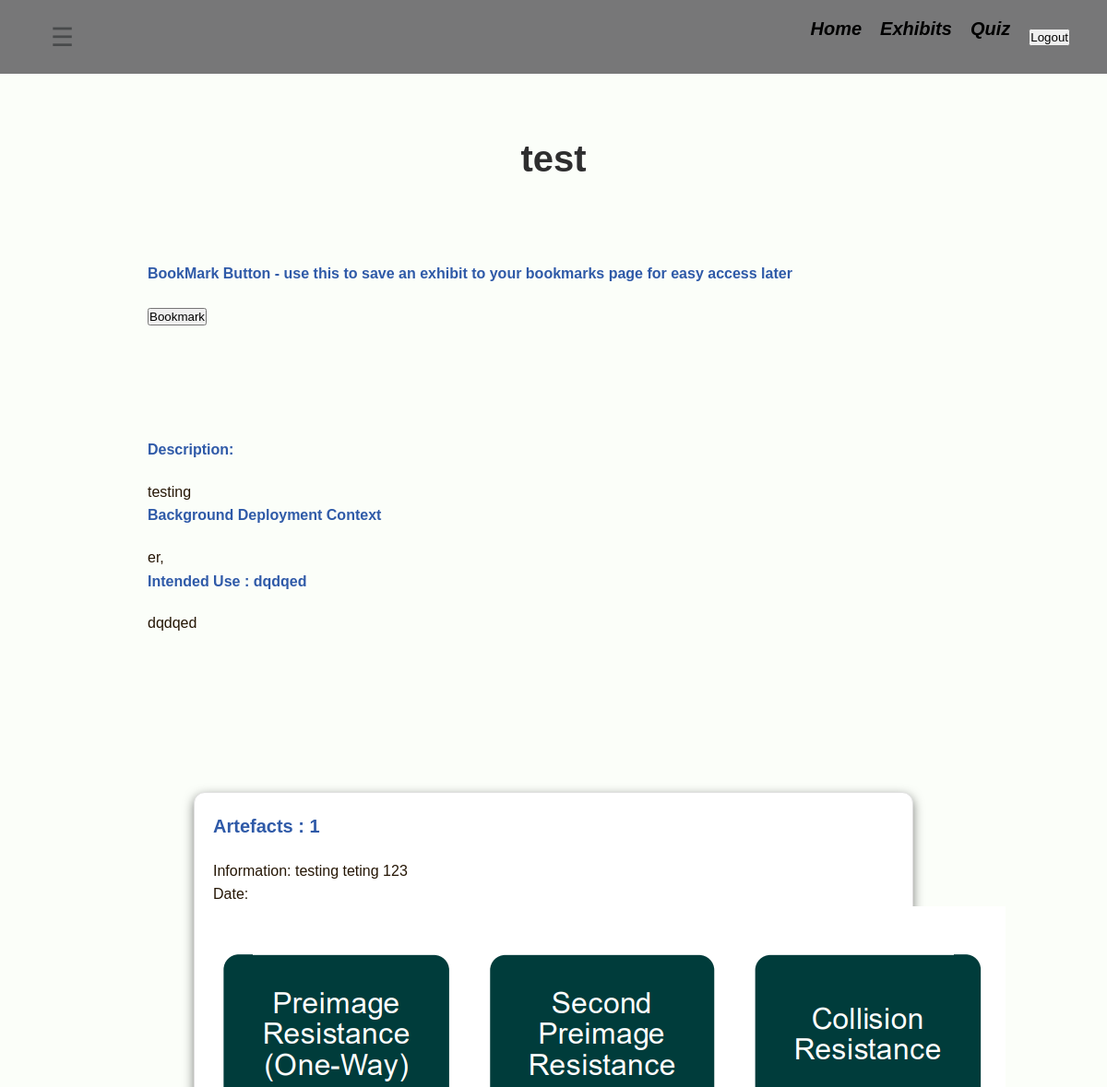
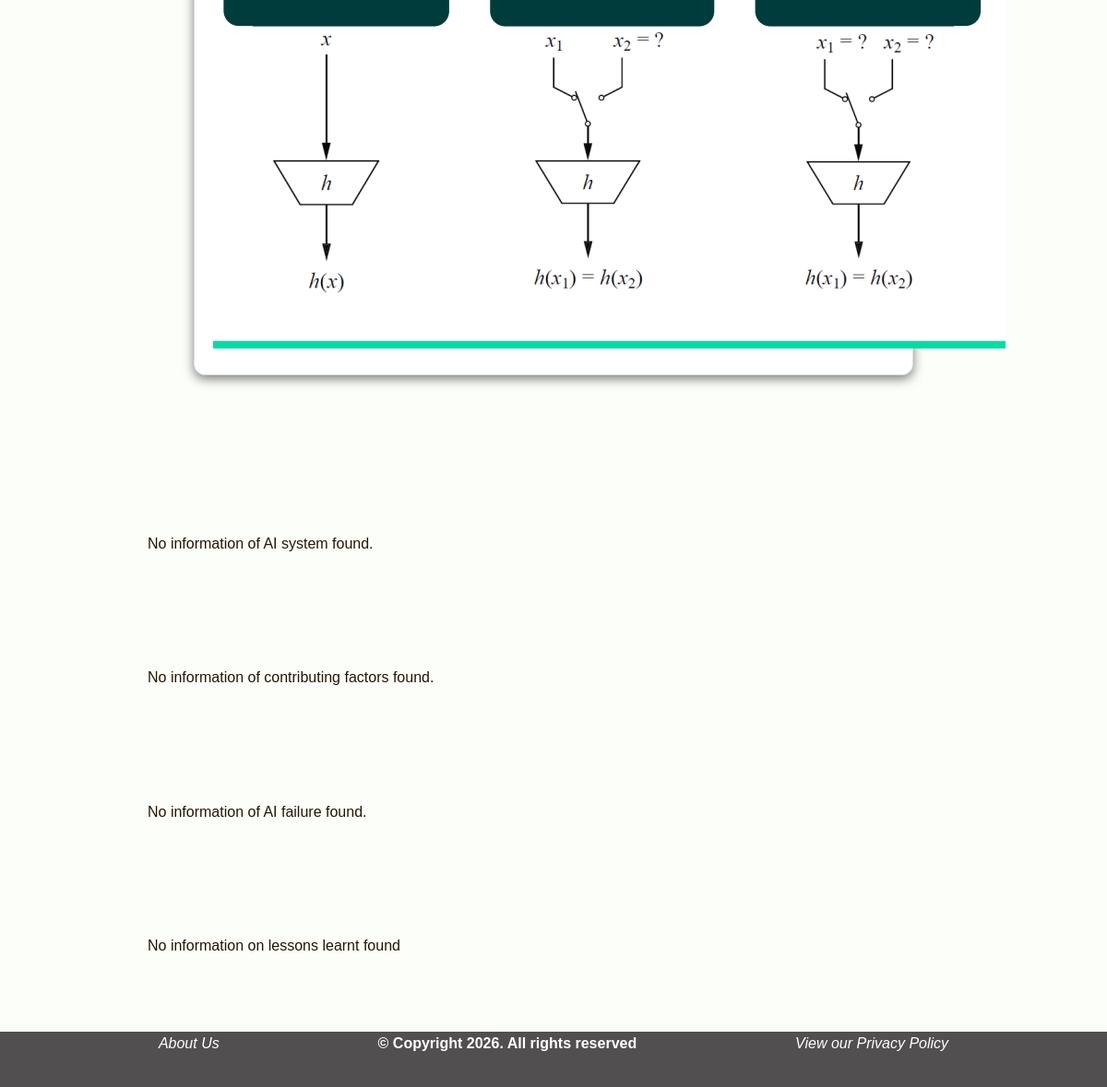
Page /exhibit/1/ (signed in) on the committed database (2 pictures, top to bottom).
### museumApp/models.py (models this page shows, shortened)
class Exhibit(models.Model):
    exhibitId = models.AutoField(db_column='exhibitId', primary_key=True)
    title = models.TextField(db_column='title', blank=True, null=False)
    domain = models.TextField(db_column='domain', blank=True, null=False)
    backgroundDeploymentContext = models.TextField(db_column='backgroundDeploymentContext', blank=True, null=False)
    intededUse = models.TextField(db_column='intededUse', blank=True, null=False)
    viewNumber = models.IntegerField(db_column='viewNumber', blank=True, null=False)
    class Meta:
        managed = True
        db_table = 'Exhibit'

class Artefact(models.Model):
    artefactId = models.AutoField(db_column='artefactId', primary_key=True)
    info = models.CharField(db_column='info', max_length=255, blank=True, null=False)
    artefactDate = models.DateField(db_column='artefactDate', blank=True, null=False)
    artefactObjectPath = models.ImageField(db_column='artefactObjectPath', blank=True, null=False, upload_to='ArtefactImages/')
    exhibitId = models.ForeignKey(Exhibit, on_delete=models.CASCADE)
    class Meta:
        managed = True
        db_table = 'Artefact'

### museumApp/views_frontend.py (the view)
@login_required
def single_exhibit(request,  exhibitId):
    exhibit = get_object_or_404(Exhibit, exhibitId=exhibitId)
    artefacts = Artefact.objects.filter(exhibitId=exhibit)
    ai_description = AiSystemDescription.objects.filter(exhibitId=exhibit).first()
    contributing_factors = ContributingFactors.objects.filter(exhibitId=exhibit).first()
    failures = FailureDescription.objects.filter(exhibitId=exhibit).first()
    lessons = LessonsLearned.objects.filter(exhibitId=exhibit).first()
    exhibit.viewNumber += 1
    exhibit.save()
    return render(request, "pages/single_exhibit.html", {
        "exhibit": exhibit,
        "artefacts": artefacts,
        "ai_description": ai_description,
        "contributing_factors": contributing_factors,
        "failures": failures,
        "lessons": lessons,
    })

### museumApp/templates/pages/single_exhibit.html (shortened to what this page needs)
{% extends "base.html" %}
{%block content %}
    <h1> {{exhibit.title}}</h1>
    <section class = "single-exhibit">
        <h3> BookMark Button - use this to save an exhibit to your bookmarks page for easy access later </h3>
        <button onclick="bookmarkExhibit({{ exhibit.exhibitId }})">Bookmark</button>
    </section>
    <section class="single-exhibit">
        <h3> Description: </h3>
        <p> {{exhibit.domain}}</p>
        <h3> Background Deployment Context</h3>
        <p>{{exhibit.backgroundDeploymentContext}}</p>
        <h3>Intended Use : {{exhibit.intededUse}}</h3>
        <p> {{exhibit.intededUse}}</p>
    </section>
    <section class="single-exhibit">
        {% if artefacts %}
            <ul class="exhibits-grid">
                {% for artefact in artefacts %}
                <li class="exhibit-card">
                    <h2> Artefacts : {{artefact.artefactId}}</h2>
                    <p> Information: {{artefact.info}}</p>
                    <p>Date: {{artefact.backgroundDeploymentContext}}</p>
                    <img src="{{ artefact.artefactObjectPath.url }}">
                </li>
                {% endfor %}
            </ul>
        {% else %}
            <p>No supporting artifacts found.</p>
        {% endif %}
    </section>
    <section class="single-exhibit">
        {% if ai_description %}
            <div class = 'ai_description'>
                <h2> AI System Used: </h2>
                <h3> AI System Desription: </h3>
                <p> {{ai_description.systemDescription}}</p>
                <h3> AI System Purpose: </h3>
                <p> {{ai_description.systemPurpose}}</p>
                <h3> AI System Outputs: </h3>
                <p> {{ai_description.systemOutputs}}</p>
            </div>
        {% else %}
            <p>No information of AI system found.</p>
        {% endif %}
    </section>
    <section class="single-exhibit">
        {% if contributing_factors %}
            <div>
                <h2> Contributing Factors to Failure: </h2>
                <h3> Data Issues?: </h3>
                <p> {{contributing_factors.dataIssues}}</p>
                <h3> Design Choices: </h3>
                <p> {{contributing_factors.designChoices}}</p>
                <h3> AI System Outputs: </h3>
                <p> {{contributing_factors.organisationalOrGovernanceIssues}}</p>
            </div>
        {% else %}
            <p>No information of contributing factors found.</p>
        {% endif %}
    </section>
    <section class="single-exhibit">
        {% if failures %}
            <div>
                <h2> AI Failure Description: </h2>
                <h3> What went wrong: </h3>
                <p> {{failures.whatWentWrong}}</p>
                <h3> How the fault was detected: </h3>
                <p> {{failures.howItWasDetected}}</p>
                <h3> What Was Affected: </h3>
                <p> {{failures.whatWasAffected}}</p>
            </div>
        {% else %}
            <p>No information of AI failure found.</p>
        {% endif %}
    </section>
    <section class="single-exhibit">
        {% if lessons %}
            <div>
            <h2> Lessons Learnt: </h2>
                <h3> Practical Recommendations: </h3>
                <p> {{lessons.practicalRecommendations}}</p>
                <h3> Warnings to Future Users: </h3>
                <p> {{lessons.futureWarnings}}</p>
            </div>
        {% else %}
            <p> No information on lessons learnt found</p>
        {% endif %}
    </section>
    {% endblock %}

### museumApp/static/styles.css (style rules this page uses)
* { padding: 0; margin: 0; box-sizing: border-box; font-family: 'Poppins', sans-serif; }
body { margin-top: 60px; background-color: #FBFEF9; color: #251605; line-height: 1.6; padding: 80px; }
p { font-size: 16px; color: #251605; text-align: center; }
section { padding: 40px; text-align: center; margin: 40px; }
h1 { font-size: clamp(20px, 5vw, 40px); color: #2e2e2f; font-style: bold; text-align: center; }
.exhibits-grid { display: grid; grid-template-columns: repeat(auto-fit, minmax(250px, 1fr)); padding: 50px; gap: 2rem; list-style: none; margin: 0 auto; max-width: 1400px; }
.exhibit-card { background: white; border-radius: 12px; padding: 20px; border: 1px solid #e0e0e0; transition: all 0.25s ease; flex-direction: column; box-shadow: 0 4px 12px rgba(0, 0, 0, 0.5); }
h2 { font-size: 20px; color: #2f5aa8; margin-bottom: 20px; text-align: left; }
.single-exhibit p { font-size: 16px; color: #251605; text-align: left; }
h3 { font-size: 16px; color: #2f5aa8; margin-bottom: 20px; text-align: left; }
.single-exhibit { font-size: 16px; color: #251605; text-align: left; margin-bottom: 20px; }

### rows in the picture
Exhibit: title "test", domain "testing", backgroundDeploymentContext "er,", intededUse "dqdqed"
Artefact: artefactId "1", info "testing teting 123", artefactObjectPath (picture)
